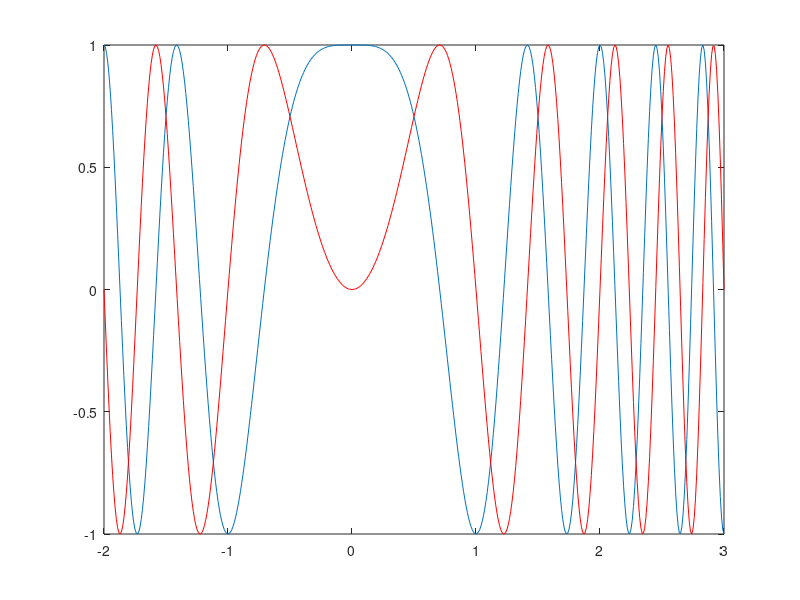

Write MATLAB code to recreate this figure.
clear
close all
T=1/10;
%rappresentazione grafica segnali discreti
n=-20:1:20;
nT=n*T;
fi=1/8;
x=cos(2*pi*fi*n);
figure(1)
stem(x)
pause

stem(x,'filled')
pause

stem(n,x,'filled')
pause

stem(nT,x,'filled','m')
pause

%rappresentazione grafica segnali continui e discreti
plot(n,x)
pause
hold on
stem(n,x,'r','filled')
pause

%rappresentazione grafica segnali continui
t=-20:.01:20;
x=cos(2*pi*fi*t);
hold off
plot(t,x)
pause

%sinc
x=sinc(t);
plot(t,x)
grid
pause

%sinc scalato
y=sinc(t/5);
hold on
plot(t,y,'r')
hold off
pause
close all

%numeri complessi
x=5+j*6
pause
abs(x)
pause
angle(x)
pause

%esponenziali complessi
exp(j*pi/4)

%segnali complessi
t=(-2:.01:3);
x=exp(j*2*pi*t);
figure(1)
plot(t,real(x))
hold on
pause

plot(t,imag(x),'r')
hold off
pause

plot(t,abs(x))
hold on
pause

plot(t,angle(x),'r')
hold on
pause

plot(t,unwrap(angle(x)),'m')
grid
hold off
pause

x=exp(j*pi*t.^2);
plot(t,angle(x))
pause
hold on
plot(t,unwrap(angle(x)),'r')
grid
pause
hold off
plot(t,real(x))
pause

hold on
plot(t,imag(x),'r')


